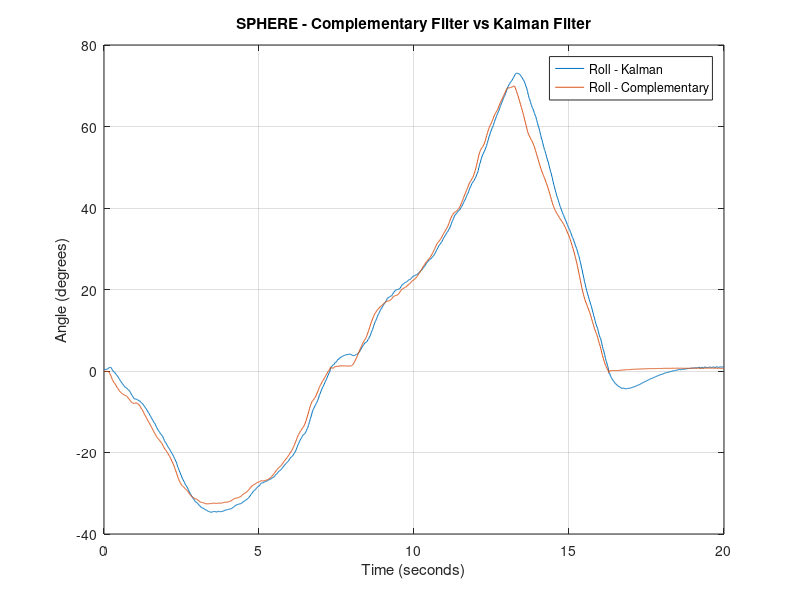
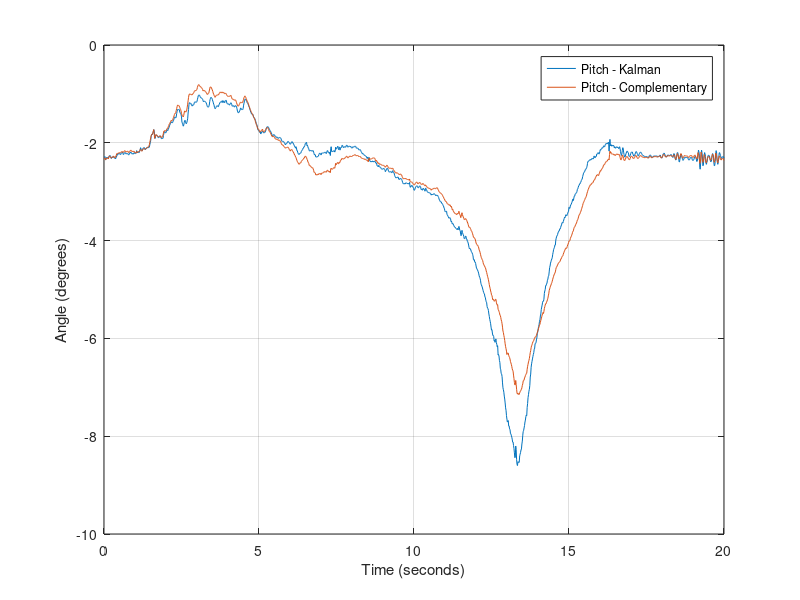
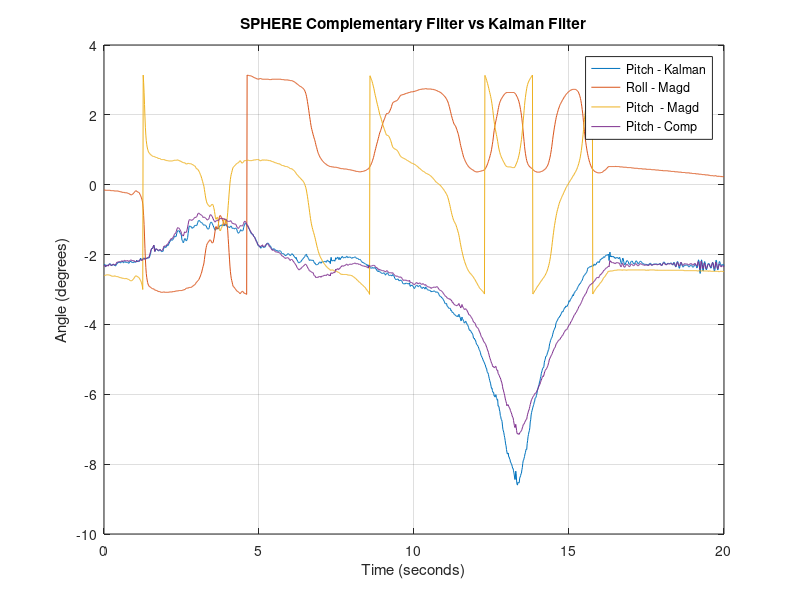
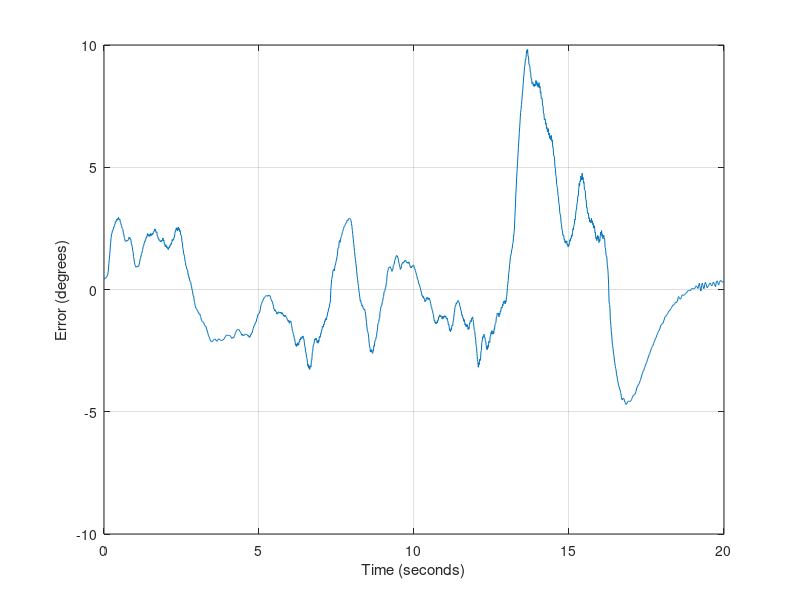

Write MATLAB code to recreate these figures, in order.
close all
clear all

% Read IMU measurements
%IMU = load('SPHERE_IMU_Measurements.txt');
IMU = load('KalmanVComp2.txt');

%Check the size of received array 
[m,n] = size(IMU);

roll = IMU(:,1)+0.35;
pitch = IMU(:,2);
KalmanX = IMU(:,3);
KalmanY = -IMU(:,4);
magd_roll = IMU(:,5);
magd_pitch = IMU(:,6);
TIM2 = -IMU(:,7)+ 58;

error = KalmanX - pitch; 

time = linspace(0,20,m);

figure(1)
plot(time, KalmanX)
title('SPHERE - Complementary Filter vs Kalman Filter')
hold on
plot(time, pitch)
%plot(time, TIM2)
hold off
legend('Roll - Kalman ', 'Roll - Complementary')
ylabel('Angle (degrees)') 
xlabel('Time (seconds)') 
grid on


figure(2)
plot(time, KalmanY)
%title('SPHERE Complementary Filter vs Kalman Filter')
hold on
plot(time, roll)
hold off
legend('Pitch - Kalman', 'Pitch - Complementary')
ylabel('Angle (degrees)') 
xlabel('Time (seconds)') 
grid on

figure(3)
plot(time, KalmanY)
title('SPHERE Complementary Filter vs Kalman Filter')
hold on
plot(time, magd_roll)
plot(time, magd_pitch)
plot(time, roll)
hold off
legend('Pitch - Kalman', 'Roll - Magd', 'Pitch  - Magd', 'Pitch - Comp')
ylabel('Angle (degrees)') 
xlabel('Time (seconds)') 
grid on

figure(4)
plot(time, error)
%title('SPHERE Complementary Filter vs Kalman Filter')
ylabel('Error (degrees)') 
xlabel('Time (seconds)') 
grid on